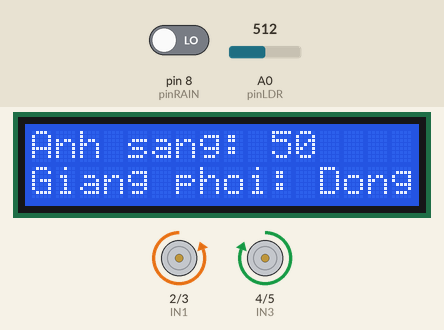
The sketch below on a simulated Arduino Uno, built with avr-gcc and run on an emulated ATmega328P. Shown: 16×2 character LCD, motor-driver pin pairs drawn as motors (green arrow = first pin HIGH = forward, orange = second pin HIGH = backward, longer = more drive). The test bench sets the inputs (shaded band); at power-on: pin 8 (pinRAIN) LOW, A0 (pinLDR) = 512.

Above: at 1.6 s.
1.7 s: pin 8 (pinRAIN) driven HIGH
At 4.3 s:
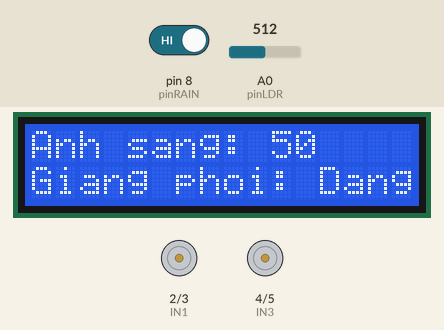
4.6 s: A0 (pinLDR) set to 370
At 5.2 s:
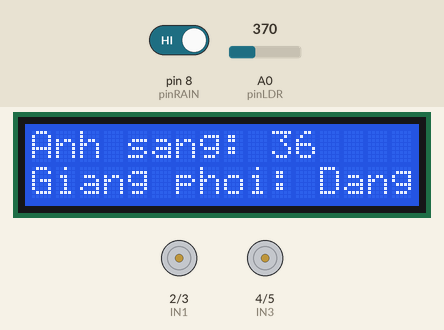
6.1 s: A0 (pinLDR) set to 349
At 7.9 s:
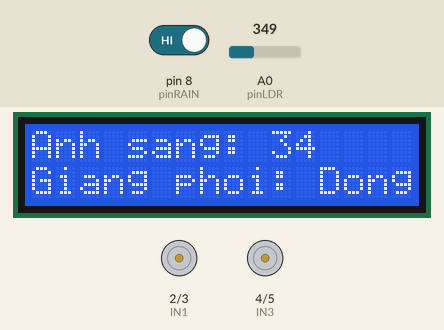
8.6 s: A0 (pinLDR) set to 511
At 9.2 s:
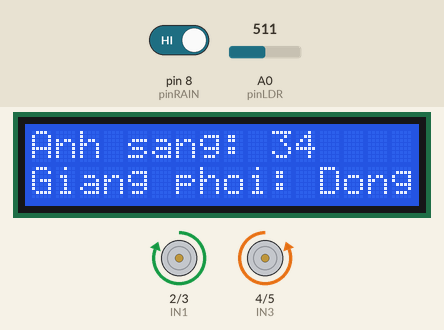
11.1 s: pin 8 (pinRAIN) driven LOW
At 11.9 s:
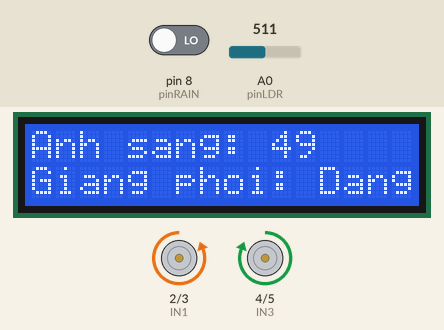
Timing chart, 0 to 16.2 s (numbered marks = the images above; inputs shaded):
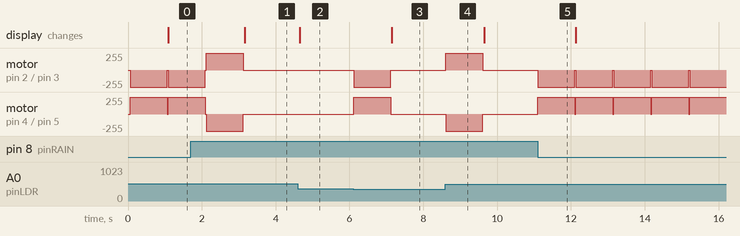

Measured:
- the behaviour switches between 359 and 358 on A0 (pinLDR) (found by bisection; images 2 and 3)
- after the input at 1.7 s, the display: changes after 1.5 s (image 1)
- after the input at 4.6 s, the display: changes after 0.05 s (image 2)
- after the input at 6.1 s, motor on pin 2 (IN1) / pin 3 (IN2): stopped → backward 255/255 at once, → stopped 1.0 s later; motor on pin 4 (IN3) / pin 5 (IN4): stopped → forward 255/255 at once, → stopped 1.0 s later; the display: changes after 1.0 s (image 3)
- after the input at 8.6 s, motor on pin 2 (IN1) / pin 3 (IN2): stopped → forward 255/255 at once, → stopped 1.0 s later; motor on pin 4 (IN3) / pin 5 (IN4): stopped → backward 255/255 at once, → stopped 1.0 s later
- after the input at 11.1 s, motor on pin 2 (IN1) / pin 3 (IN2): alternates backward 255/255 for 1.0 s and stopped for 0.03 s, starting at once; motor on pin 4 (IN3) / pin 5 (IN4): alternates forward 255/255 for 1.0 s and stopped for 0.03 s, starting at once

The sketch:

Week7_Thuchanh2_Bai11.ino
```cpp
#include <Wire.h>
#include <LiquidCrystal_I2C.h>

#define pinRAIN 8
#define pinLDR A0

#define IN1 2
#define IN2 3
#define IN3 4
#define IN4 5

LiquidCrystal_I2C lcd(0x27, 16, 2);

bool status_on, statusRAIN = 0;
int levellight = 0;

void setup() {
  lcd.init();

  pinMode(pinRAIN, INPUT);
  pinMode(pinLDR, INPUT);

  pinMode(IN1, OUTPUT);
  pinMode(IN2, OUTPUT);
  pinMode(IN3, OUTPUT);
  pinMode(IN4, OUTPUT);

  digitalWrite(IN1, 0);
  digitalWrite(IN2, 0);
  digitalWrite(IN3, 0);
  digitalWrite(IN4, 0);

  lcd.backlight();
}

void activateWiper() {
  // Mô phỏng hoạt động gạt nước bằng cách quay động cơ DC qua L298 Motor Driver
  digitalWrite(IN1, 1);
  digitalWrite(IN2, 0);
  digitalWrite(IN3, 0);
  digitalWrite(IN4, 1);
  delay(1000); // Quay động cơ DC trong 1 giây

  digitalWrite(IN1, 0);
  digitalWrite(IN2, 0);
  digitalWrite(IN3, 0);
  digitalWrite(IN4, 0);
  status_on = 1;
}

void closeWiper() {
  // Mô phỏng hoạt động gạt nước bằng cách quay động cơ DC qua L298 Motor Driver
  digitalWrite(IN1, 0);
  digitalWrite(IN2, 1);
  digitalWrite(IN3, 1);
  digitalWrite(IN4, 0);
  delay(1000); // Quay động cơ DC trong 1 giây

  digitalWrite(IN1, 0);
  digitalWrite(IN2, 0);
  digitalWrite(IN3, 0);
  digitalWrite(IN4, 0);
  status_on = 0;
}

void ShowLCD(){
  lcd.backlight();
  lcd.setCursor(0, 0);
  lcd.print("Anh sang: ");
  lcd.print(levellight);
  lcd.setCursor(0, 1);
  lcd.print("Giang phoi: ");
  if(status_on){
    lcd.print("Dang phoi.");
  } else {
    lcd.print("Dong.");
  }
}

void loop() {
  levellight = map(analogRead(pinLDR), 0, 1023, 0, 100);
  statusRAIN = digitalRead(pinRAIN);
  if(statusRAIN==1 && levellight > 35 && status_on==0){
    activateWiper();
  } else if (statusRAIN==0 || levellight < 35 && status_on == 1){
    closeWiper();
  } else {
    digitalWrite(IN1, 0);
    digitalWrite(IN2, 0);
    digitalWrite(IN3, 0);
    digitalWrite(IN4, 0);
  }
  ShowLCD();
}
```
